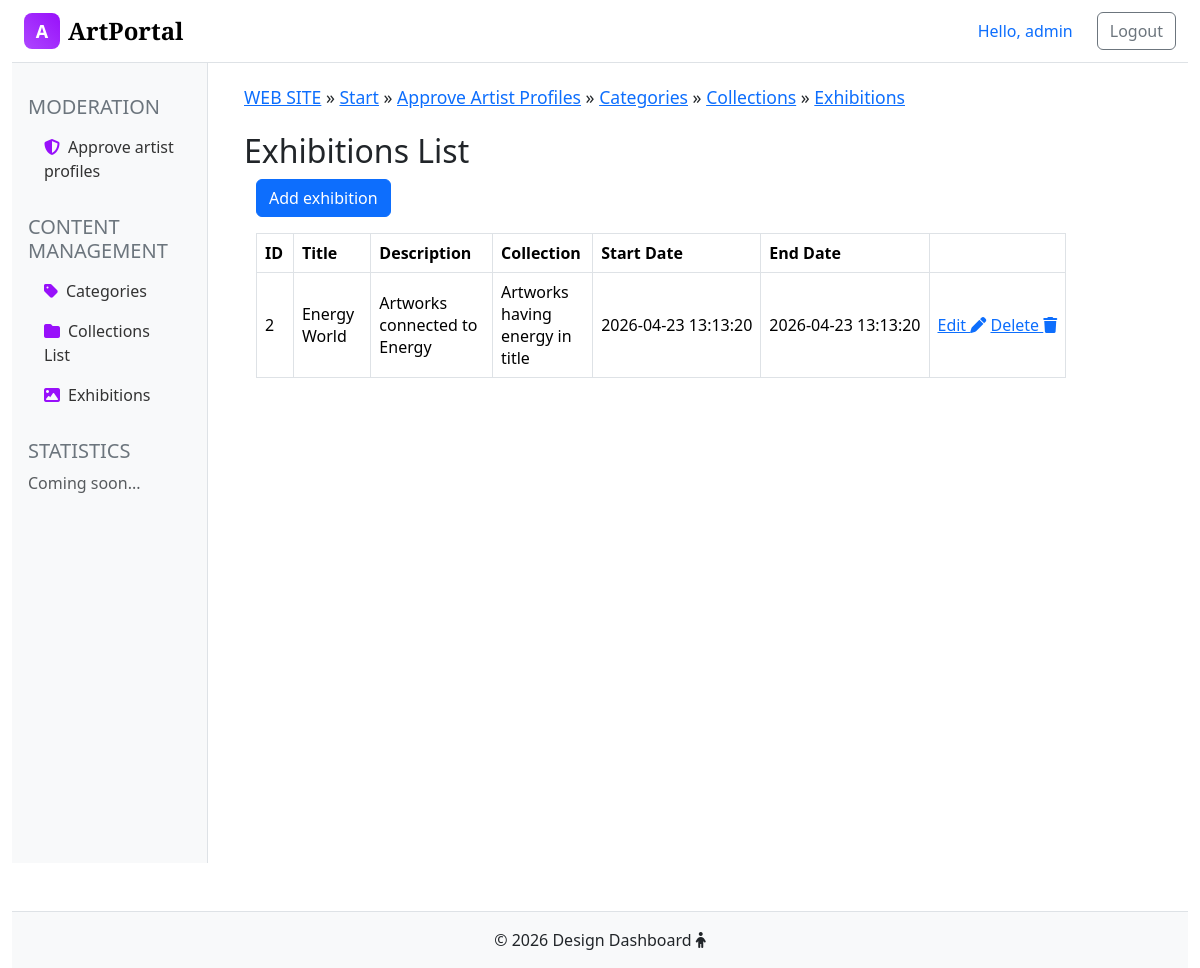
The page /admin/exhibitions (signed in) on the database as committed earlier.
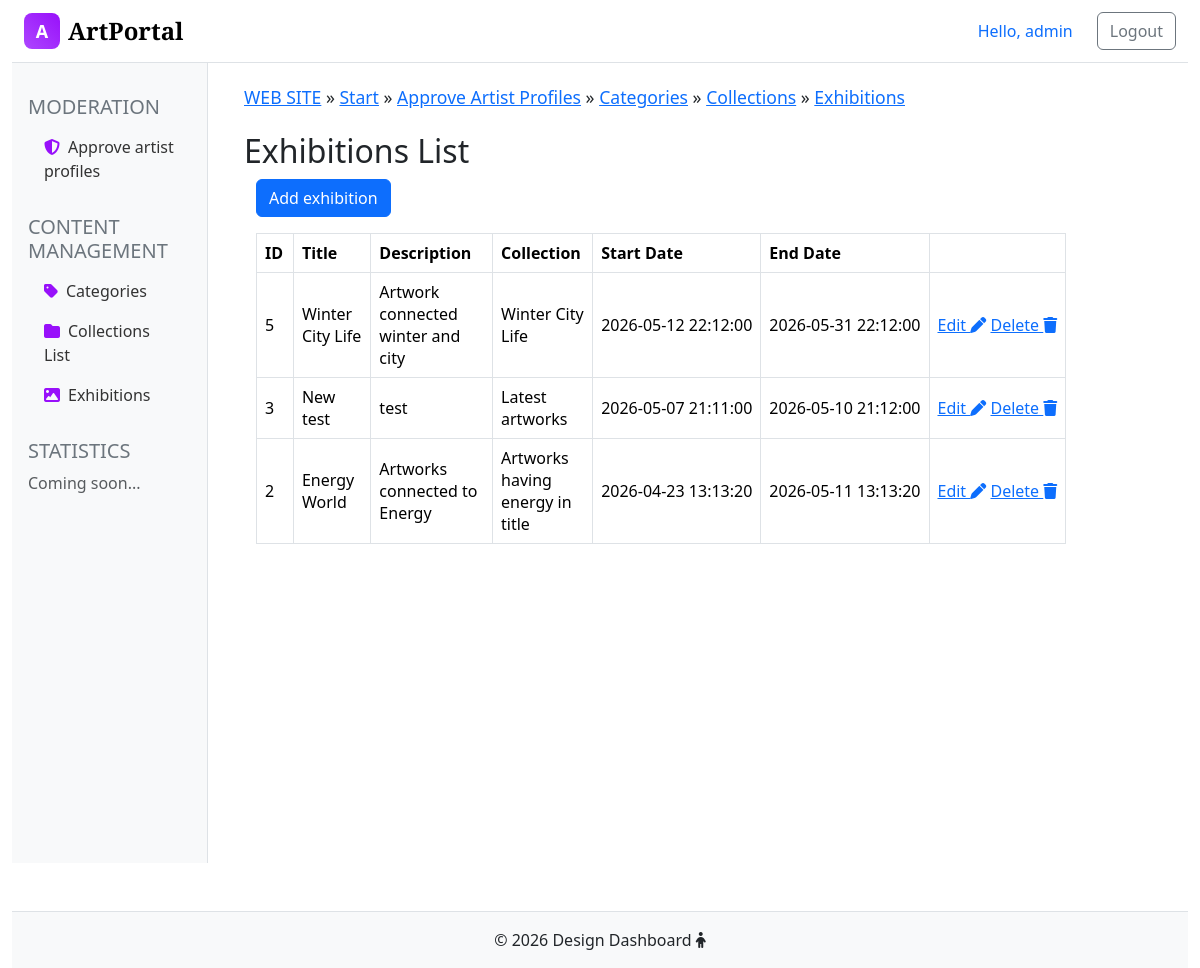
The same page on the database as committed later.
### tables this page shows
CREATE TABLE `exhibitions` (
  `id` int(11) NOT NULL,
  `title` varchar(100) NOT NULL,
  `description` text DEFAULT NULL,
  `collection_id` int(11) NOT NULL,
  `start_date` datetime NOT NULL,
  `end_date` datetime NOT NULL
);

CREATE TABLE `collections` (
  `id` int(11) NOT NULL,
  `title` varchar(255) NOT NULL,
  `type` enum('keyword','category','latest','random','popular','ai') NOT NULL,
  `param` varchar(100) DEFAULT NULL COMMENT 'filter parameter'
);

### admin/controllers/Admin/ExhibitionController.php (called while the page is built, shortened)
<?php
class ExhibitionController {
    public static function exhibitionsList() {
        $arr = Exhibitions::getExhibitionsList();
        include_once 'views/exhibitions-list.php';
    }
}

### admin/index.php (called while the page is built, shortened)
<?php
require_once '../config/Database.php';
include_once("../models/Exhibitions.php");
include_once("controllers/Admin/ExhibitionController.php");
include('routes/routing.php');

### models/Exhibitions.php (called while the page is built, shortened)
<?php
class Exhibitions {
    public static function getExhibitionsList() {
        $sql = "SELECT e.id, e.title, e.description, e.collection_id, c.title AS collection_title, e.start_date, e.end_date
                FROM exhibitions e
                LEFT JOIN collections c ON c.id = e.collection_id
                ORDER BY e.id DESC";
        $db = new Database();
        return $db->getAll($sql);
    }
}

### config/Database.php (called while the page is built, shortened)
<?php
class Database {
    private $conn;
    private $host;
    private $user;
    private $password;
    private $baseName;
    function __construct() {
        $this->host = $_ENV['DB_HOST'] ?? 'localhost';
        $this->user = $_ENV['DB_USER'] ?? 'root';
        $this->password = $_ENV['DB_PASSWORD'] ?? '';
        $this->baseName = $_ENV['DB_NAME'] ?? 'art_portal';
    }
    function connect() {
        if (!$this->conn) {
            try {
                $this->conn = new PDO('mysql:host='.$this->host.';dbname='.$this->baseName.';charset=utf8mb4',
                $this->user,
                $this->password,
                );
                $this->conn->setAttribute(PDO::ATTR_ERRMODE, PDO::ERRMODE_EXCEPTION);
            }
            catch (PDOException $e) {
                error_log('Database connection error: ' . $e->getMessage());
                throw new Exception('Database connection error');
            }
        }
        return $this->conn;
    }
    function getAll($query, $params = []) {
        try {
            $stmt = $this->conn->prepare($query);
        $stmt->execute($params);
        $stmt->setFetchMode(PDO::FETCH_ASSOC);
        $response = $stmt->fetchAll();
        return $response;
        } catch (PDOException $e) {
            error_log('Database query error: ' . $e->getMessage());
            throw new Exception('Database operation failed');
        }
    }
}

### admin/views/exhibitions-list.php (the view, shortened to what this page needs)
<h2>Exhibitions List</h2>
<div class="container" style="min-height:400px;">
    <div class="mb-3">
        <a class="btn btn-primary" href="create-exhibition" role="button">Add exhibition</a>
    </div>
    <div class="col-md-11">
        <div class="table-responsive">
            <table class="table table-bordered align-middle">
                <tr>
                    <th width="6%">ID</th>
                    <th width="16%">Title</th>
                    <th width="25%">Description</th>
                    <th width="15%">Collection</th>
                    <th width="12%">Start Date</th>
                    <th width="12%">End Date</th>
                    <th width="14%"></th>
                </tr>
                <?php if (!empty($arr)): ?>
                    <?php foreach ($arr as $row): ?>
                        <tr>
                            <td><?php echo htmlspecialchars((string)($row['id'] ?? ''), ENT_QUOTES, 'UTF-8'); ?></td>
                            <td><?php echo htmlspecialchars($row['title'] ?? '', ENT_QUOTES, 'UTF-8'); ?></td>
                            <td><?php echo htmlspecialchars($row['description'] ?? '', ENT_QUOTES, 'UTF-8'); ?></td>
                            <td><?php echo htmlspecialchars($row['collection_title'] ?? '', ENT_QUOTES, 'UTF-8'); ?></td>
                            <td class="text-nowrap"><?php echo htmlspecialchars($row['start_date'] ?? '', ENT_QUOTES, 'UTF-8'); ?></td>
                            <td class="text-nowrap"><?php echo htmlspecialchars($row['end_date'] ?? '', ENT_QUOTES, 'UTF-8'); ?></td>
                            <td class="text-nowrap">
                                <a href="edit-exhibition?id=<?php echo (int)$row['id']; ?>">Edit <i class="fa fa-pen" aria-hidden="true"></i></a>
                                <a href="delete-exhibition?id=<?php echo (int)$row['id']; ?>">Delete <i class="fa fa-trash" aria-hidden="true"></i></a>
                            </td>
                        </tr>
                    <?php endforeach; ?>
                <?php else: ?>
                    <tr>
                        <td colspan="7" class="text-center text-muted py-4">No exhibitions found.</td>
                    </tr>
                <?php endif; ?>
            </table>
        </div>
    </div>
</div>
<?php include "views/templates/layout.php"; ?>

Rows that differ between the two databases and show on the page:
added exhibitions: id "5", title "Winter City Life", description "Artwork connected winter and city", collection.title "Winter City Life", start_date "2026-05-12 22:12:00", end_date "2026-05-31 22:12:00"
added exhibitions: id "3", title "New test", description "test", collection.title "Latest artworks", start_date "2026-05-07 21:11:00", end_date "2026-05-10 21:12:00"
changed exhibitions "Energy World": end_date "2026-04-23 13:13:20" → "2026-05-11 13:13:20"
